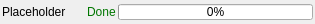
<?xml version="1.0" encoding="UTF-8"?>
<ui version="4.0">
 <class>DownloadListWidgetCompact</class>
 <widget class="QWidget" name="DownloadListWidgetCompact">
  <property name="geometry">
   <rect>
    <x>0</x>
    <y>0</y>
    <width>315</width>
    <height>24</height>
   </rect>
  </property>
  <property name="contextMenuPolicy">
   <enum>Qt::CustomContextMenu</enum>
  </property>
  <property name="windowTitle">
   <string>Placeholder</string>
  </property>
  <property name="autoFillBackground">
   <bool>true</bool>
  </property>
  <layout class="QHBoxLayout" name="horizontalLayout" stretch="0,0,0,0,0">
   <property name="spacing">
    <number>2</number>
   </property>
   <property name="leftMargin">
    <number>2</number>
   </property>
   <property name="topMargin">
    <number>2</number>
   </property>
   <property name="rightMargin">
    <number>2</number>
   </property>
   <property name="bottomMargin">
    <number>2</number>
   </property>
   <item>
    <widget class="QLabel" name="nameLabel">
     <property name="sizePolicy">
      <sizepolicy hsizetype="Minimum" vsizetype="Preferred">
       <horstretch>0</horstretch>
       <verstretch>0</verstretch>
      </sizepolicy>
     </property>
     <property name="maximumSize">
      <size>
       <width>16777215</width>
       <height>16777215</height>
      </size>
     </property>
     <property name="contextMenuPolicy">
      <enum>Qt::NoContextMenu</enum>
     </property>
     <property name="text">
      <string>Placeholder</string>
     </property>
    </widget>
   </item>
   <item>
    <spacer name="horizontalSpacer_2">
     <property name="orientation">
      <enum>Qt::Horizontal</enum>
     </property>
     <property name="sizeHint" stdset="0">
      <size>
       <width>10</width>
       <height>20</height>
      </size>
     </property>
    </spacer>
   </item>
   <item>
    <widget class="QLabel" name="sizeLabel">
     <property name="text">
      <string/>
     </property>
    </widget>
   </item>
   <item>
    <widget class="QLabel" name="doneLabel">
     <property name="sizePolicy">
      <sizepolicy hsizetype="Minimum" vsizetype="Preferred">
       <horstretch>0</horstretch>
       <verstretch>0</verstretch>
      </sizepolicy>
     </property>
     <property name="palette">
      <palette>
       <active>
        <colorrole role="WindowText">
         <brush brushstyle="SolidPattern">
          <color alpha="255">
           <red>0</red>
           <green>118</green>
           <blue>0</blue>
          </color>
         </brush>
        </colorrole>
       </active>
       <inactive>
        <colorrole role="WindowText">
         <brush brushstyle="SolidPattern">
          <color alpha="255">
           <red>0</red>
           <green>118</green>
           <blue>0</blue>
          </color>
         </brush>
        </colorrole>
       </inactive>
       <disabled>
        <colorrole role="WindowText">
         <brush brushstyle="SolidPattern">
          <color alpha="255">
           <red>120</red>
           <green>120</green>
           <blue>120</blue>
          </color>
         </brush>
        </colorrole>
       </disabled>
      </palette>
     </property>
     <property name="contextMenuPolicy">
      <enum>Qt::NoContextMenu</enum>
     </property>
     <property name="text">
      <string>Done</string>
     </property>
     <property name="scaledContents">
      <bool>false</bool>
     </property>
    </widget>
   </item>
   <item>
    <widget class="QProgressBar" name="downloadProgress">
     <property name="sizePolicy">
      <sizepolicy hsizetype="Preferred" vsizetype="Fixed">
       <horstretch>1</horstretch>
       <verstretch>0</verstretch>
      </sizepolicy>
     </property>
     <property name="minimumSize">
      <size>
       <width>0</width>
       <height>0</height>
      </size>
     </property>
     <property name="maximumSize">
      <size>
       <width>16777215</width>
       <height>16</height>
      </size>
     </property>
     <property name="contextMenuPolicy">
      <enum>Qt::NoContextMenu</enum>
     </property>
     <property name="value">
      <number>0</number>
     </property>
    </widget>
   </item>
  </layout>
 </widget>
 <resources/>
 <connections/>
</ui>
